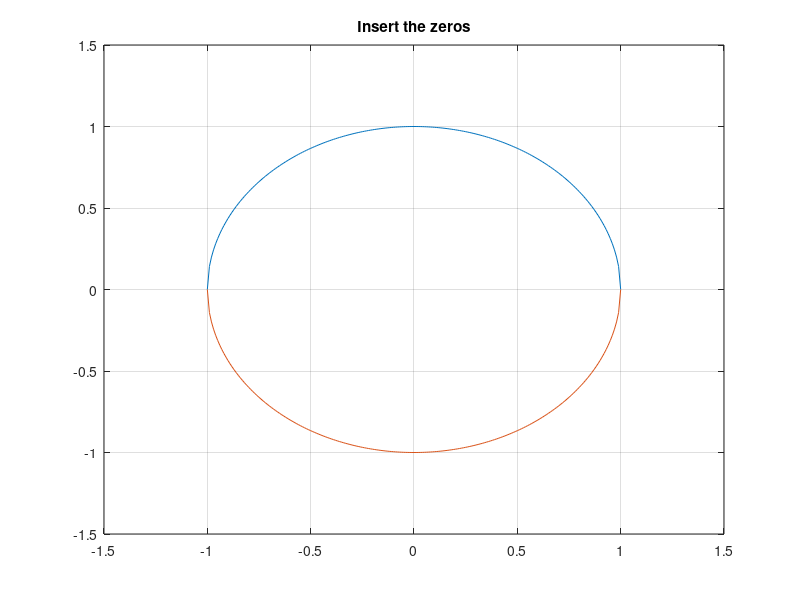

This chart was generated by the following MATLAB code: (Note: this script raises an error after producing the figure.)
t=-1:.01:1;
r=sqrt(1-t.^2); %bottom circle on graph      
r2=-sqrt(1-t.^2); %top circle on graph
plot(t,r)       % plot the first circle
hold on
grid on
plot(t,r2)      % plot the second circle
axis([-1.5 1.5 -1.5 1.5])
title('Insert the poles')
[xp,yp]=ginput;     % take user input on the unit circle graph 
for k=1:length(xp)       
    if yp(k)~=0
       %calculate the conjugate of the location clicked by the user 
       xp(length(yp)+1)=xp(k);
       yp(length(yp)+1)=-yp(k);     
    end
end
plot(xp,yp,'x')     % plot the poles on the graph
title('Insert the zeros')
[xz,yz]=ginput;     % take user input on the unit circle graph 
for k=1:length(xz)
    if yz(k)~=0
        %calculate the conjugate of the location clicked by the user
       xz(length(yz)+1)=xz(k);
       yz(length(yz)+1)=-yz(k);    
    end
end
plot(xz,yz,'o')     % plot the zeros on the graph
zr=xz+i.*yz;     % place zeros in vector
pl=xp+i.*yp;     % place poles in vector


H=zpk(zr,pl,1,-1);    % create zero pole gain model with zpk
hold off
%graph the magnitude and frequency response of the designed system
figure
options=bodeoptions;
options.grid = 'on';
options.freqscale = 'linear';
options.magscale= 'linear';
options.magunits = 'abs';
options.Xlim= [0 3];
bode(H,options)